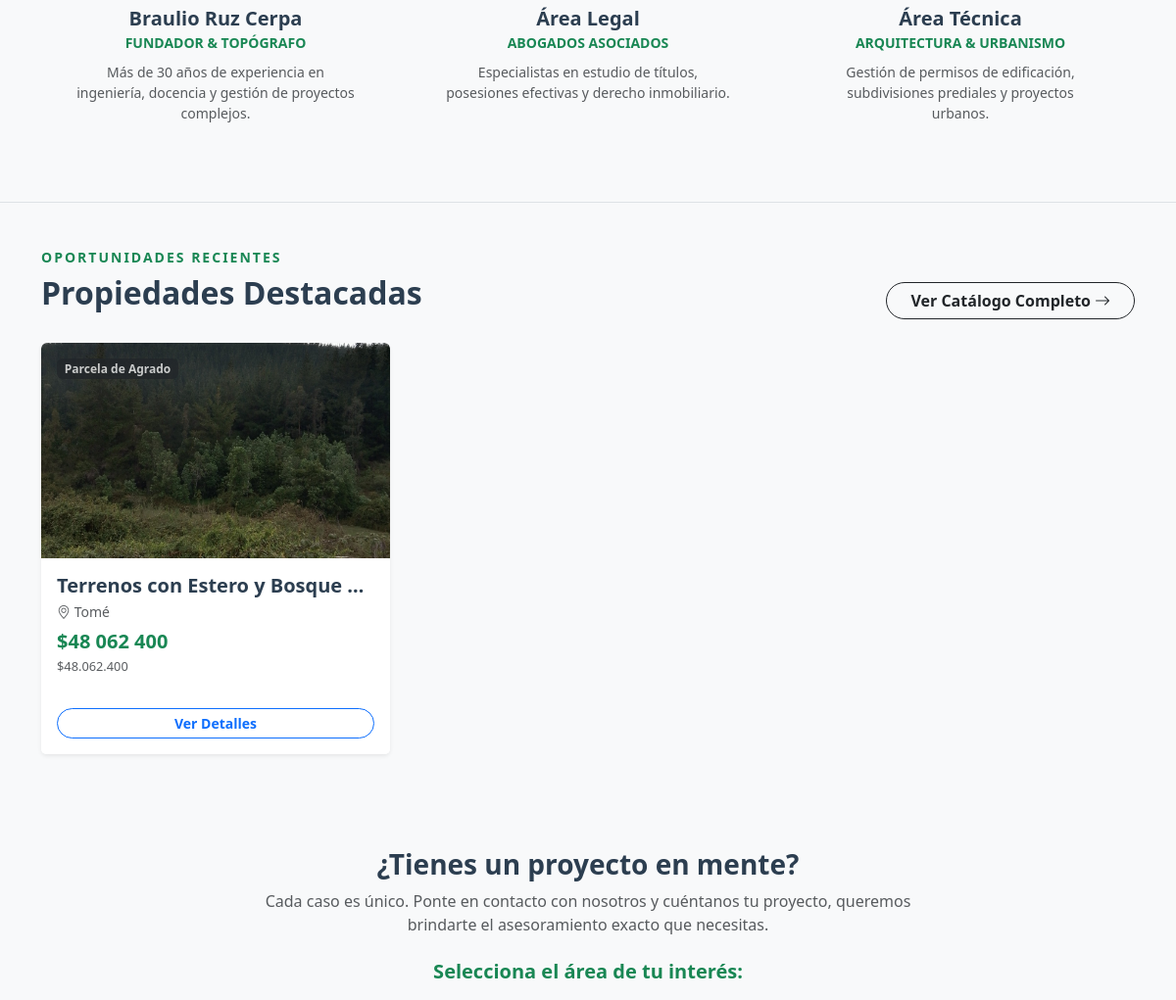
The page /nosotros/ (middle part) on the database as committed earlier.
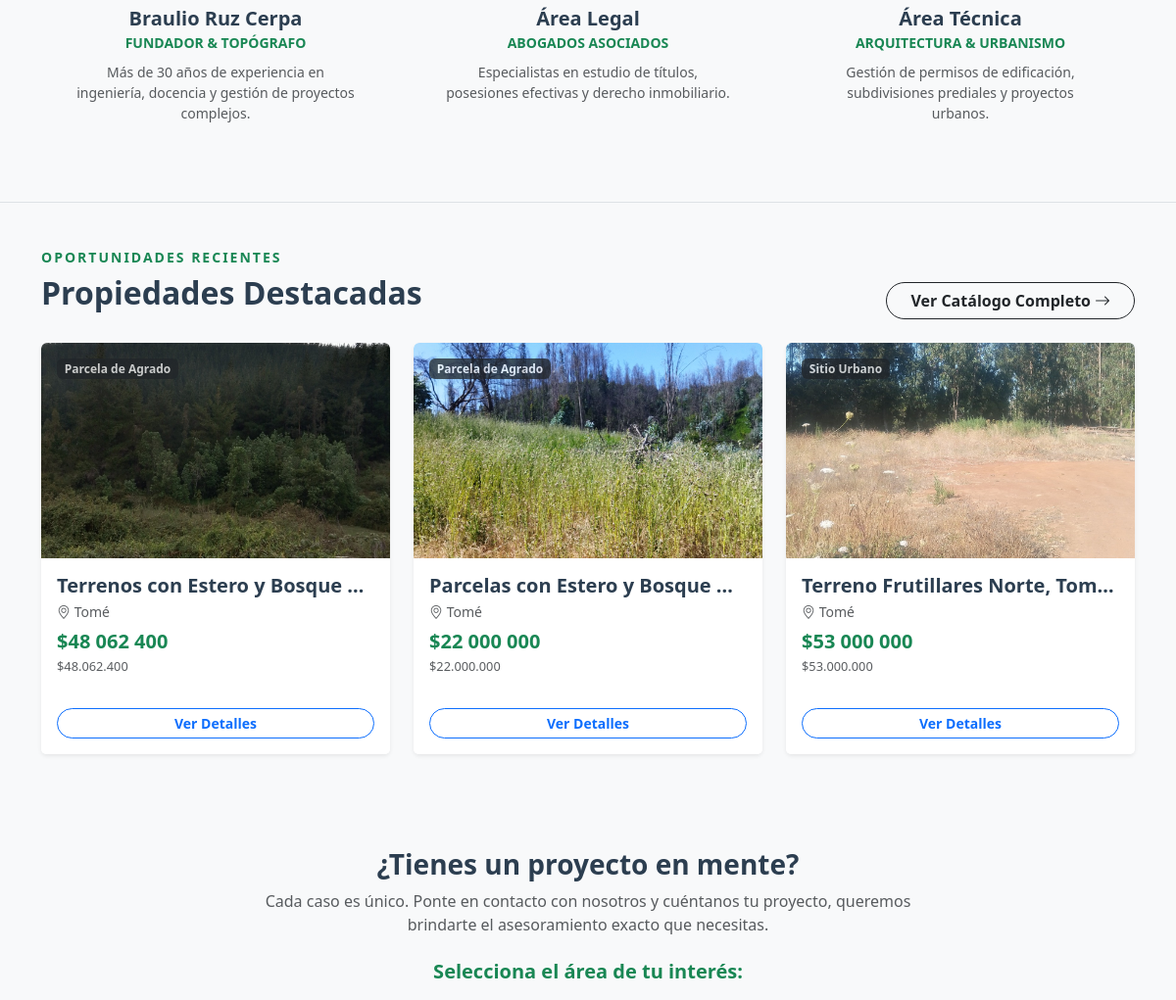
The same page on the database as committed later.
### propiedades/models.py (models this page shows, shortened)
class Propiedad(models.Model):
    id_ficha = models.CharField(
        max_length=20, unique=True, blank=True,
        verbose_name="ID Ficha",
        help_text="Dejar vacío para automático (TS-0001). Si escribes, se respeta."
    )
    fecha_ingreso = models.DateField(default=timezone.now, verbose_name="Fecha Ingreso")
    titulo = models.CharField(max_length=200, verbose_name="Título Publicación")
    slug = models.SlugField(unique=True, blank=True, max_length=255, help_text="Se genera automático: ID + Título")
    estado = models.CharField(max_length=20, choices=ESTADO_PROPIEDAD, default='DISPONIBLE')
    tipo = models.CharField(max_length=20, choices=TIPO_PROPIEDAD, default='PARCELA')
    rol = models.CharField(max_length=50, blank=True, verbose_name="Rol Avalúo")
    nro_lote = models.CharField(max_length=50, blank=True, verbose_name="Nro. Lote")
    propietario = models.CharField(max_length=255, blank=True, verbose_name="Dueño (Privado)")
    direccion = models.CharField(max_length=255, blank=True, verbose_name="Dirección")
    referencia_locacion = models.CharField(max_length=255, blank=True, verbose_name="Referencia")
    comuna = models.CharField(max_length=100, default='Tomé')
    sector = models.CharField(max_length=100, blank=True, verbose_name="Sector")
    coordenadas_gps = models.CharField(
        max_length=100, blank=True,
        verbose_name="Coordenadas GPS",
        help_text="Ej: 36°30'33.0\"S 72°50'48.0\"W (Copiar tal cual de Google Earth)"
    )
    link_google_earth = models.URLField(blank=True, verbose_name="Link Mapa")
    operacion = models.CharField(max_length=20, choices=TIPO_OPERACION, default='VENTA')
    moneda = models.CharField(max_length=5, choices=TIPO_MONEDA, default='CLP', verbose_name="Moneda Principal")
    precio_lista = models.DecimalField(max_digits=12, decimal_places=2, verbose_name="Precio Lista")
    precio_uf = models.DecimalField(max_digits=10, decimal_places=2, null=True, blank=True)
    precio_pesos_referencia = models.PositiveBigIntegerField(null=True, blank=True)
    superficie_total_m2 = models.PositiveIntegerField(verbose_name="Sup. Total m²")
    superficie_construida_m2 = models.PositiveIntegerField(null=True, blank=True, verbose_name="Sup. Construida m²")
    topografia = models.CharField(max_length=20, choices=TOPOGRAFIA, default='MIXTO')
    topografia_detalle = models.TextField(blank=True)
    factibilidad_agua = models.CharField(max_length=20, choices=TIPO_AGUA, default='NO_TIENE', verbose_name="Agua")
    factibilidad_luz = models.CharField(max_length=20, choices=TIPO_LUZ, default='NO_TIENE', verbose_name="Luz")
    factibilidad_alcantarillado = models.CharField(max_length=20, choices=TIPO_ALCANTARILLADO, default='NO_TIENE', verbose_name="Alcantarillado")
    factibilidad_detalle = models.TextField(blank=True)
    dormitorios = models.PositiveSmallIntegerField(null=True, blank=True)
    banos = models.PositiveSmallIntegerField(null=True, blank=True)
    estacionamientos = models.PositiveSmallIntegerField(null=True, blank=True)
    esta_publicada = models.BooleanField(
        default=False,
        verbose_name="¿Está publicada en algún sitio?",
        help_text="Si no marcas esto, quiere decir que aún no se publica la propiedad en ningún portal."
    )
    plataformas_publicadas = MultiSelectField(
        choices=PLATAFORMAS_OPCIONES,
        blank=True,
        verbose_name="Plataformas Activas",
        help_text="Marca las casillas para habilitar los campos de links correspondientes."
    )
    url_facebook = models.URLField(blank=True, verbose_name="Link Facebook Marketplace")
    url_meta_ads = models.URLField(blank=True, verbose_name="Link Meta Enterprise (Ads)")
    url_instagram = models.URLField(blank=True, verbose_name="Link Instagram")
    url_portalinmobiliario = models.URLField(blank=True, verbose_name="Link PortalInmobiliario")
    url_yapo = models.URLField(blank=True, verbose_name="Link Yapo.cl")
    url_toctoc = models.URLField(blank=True, verbose_name="Link TocToc")
    url_terrastudio = models.URLField(blank=True, null=True, verbose_name="Link Publicación Terrastudio")
    url_otra = models.URLField(blank=True, verbose_name="Link Otra Plataforma")
    descripcion = models.TextField(verbose_name="Descripción Pública")
    observaciones_internas = models.TextField(blank=True, verbose_name="Notas Internas")
    link_drive_fotos = models.URLField(
        blank=True,
        verbose_name="Link Carpeta Drive (FOTOS ORIGINALES)",
        help_text="Pega aquí el link a la carpeta de Google Drive donde guardas los originales de alta calidad."
    )
    creado = models.DateTimeField(auto_now_add=True)
    actualizado = models.DateTimeField(auto_now=True)
    class Meta:
        verbose_name = "Propiedad"
        verbose_name_plural = "Propiedades"
        ordering = ['-creado']
    @property
    def precio_formateado(self):
        if self.moneda == 'CLP' and self.precio_pesos_referencia:
             return f"${self.precio_pesos_referencia:,.0f}".replace(",", ".")
        elif self.precio_uf:
            return f"UF {self.precio_uf:,.2f}".replace(",", ".")
        return "Consulte"
    @property
    def imagen_principal(self):
        img = self.imagenes.filter(es_principal=True).first()
        return img if img else self.imagenes.first()

class ImagenPropiedad(models.Model):
    propiedad = models.ForeignKey(Propiedad, on_delete=models.CASCADE, related_name='imagenes')
    imagen = models.ImageField(upload_to='propiedades/%Y/%m/', validators=[FileExtensionValidator(['jpg', 'jpeg', 'png', 'webp'])])
    titulo = models.CharField(max_length=200, blank=True)
    alt_text = models.CharField(max_length=255, blank=True)
    es_principal = models.BooleanField(default=False)
    orden = models.PositiveSmallIntegerField(default=0)
    subido_en = models.DateTimeField(auto_now_add=True)
    class Meta:
        ordering = ['-es_principal', 'orden', 'subido_en']

### propiedades/views.py (the view)
# urls.py: path('nosotros/', nosotros, name='nosotros'),
def nosotros(request):
    propiedades_destacadas = Propiedad.objects.filter(
        estado__in=['DISPONIBLE', 'RESERVADO'],
        esta_publicada=True
    ).exclude(
        plataformas_publicadas__contains='TERRA_WEB'
    ).order_by('-fecha_ingreso')[:3]
    return render(request, 'nosotros.html', {'propiedades': propiedades_destacadas})

### templates/nosotros.html (shortened to what this page needs)
{% extends 'base.html' %}
{% load static %}
{% block content %}
<div class="container mb-5">
    <div class="row justify-content-center g-4">
        <div class="col-md-4">
            <div class="text-center hover-lift p-3 rounded-4">
                <h5 class="fw-bold text-technical mb-0">Braulio Ruz Cerpa</h5>
                <small class="text-success fw-bold text-uppercase">Fundador & Topógrafo</small>
                <p class="text-muted small mt-2 px-3">Más de 30 años de experiencia en ingeniería, docencia y gestión de proyectos complejos.</p>
            </div>
        </div>
        <div class="col-md-4">
            <div class="text-center hover-lift p-3 rounded-4">
                <h5 class="fw-bold text-technical mb-0">Área Legal</h5>
                <small class="text-success fw-bold text-uppercase">Abogados Asociados</small>
                <p class="text-muted small mt-2 px-3">Especialistas en estudio de títulos, posesiones efectivas y derecho inmobiliario.</p>
            </div>
        </div>
        <div class="col-md-4">
            <div class="text-center hover-lift p-3 rounded-4">
                <h5 class="fw-bold text-technical mb-0">Área Técnica</h5>
                <small class="text-success fw-bold text-uppercase">Arquitectura & Urbanismo</small>
                <p class="text-muted small mt-2 px-3">Gestión de permisos de edificación, subdivisiones prediales y proyectos urbanos.</p>
            </div>
        </div>
    </div>
</div>
{% endblock %}

### templates/base.html (shortened to what this page needs)
{% load static %}
<!DOCTYPE html>
<html lang="es">
<head>
    <link href="https://cdn.jsdelivr.net/npm/bootstrap@5.3.0/dist/css/bootstrap.min.css" rel="stylesheet">
    <link rel="stylesheet" href="https://cdn.jsdelivr.net/npm/bootstrap-icons@1.10.0/font/bootstrap-icons.css">
</head>
<body class="bg-light d-flex flex-column min-vh-100">
    <main>
        {% block content %}
        {% endblock %}
    </main>
    {% if propiedades and not is_catalog_page %}
    <section class="py-5 bg-light border-top">
        <div class="container">
            <div class="d-flex justify-content-between align-items-end mb-4">
                <div>
                    <h6 class="text-success fw-bold text-uppercase ls-2 small">Oportunidades Recientes</h6>
                    <h2 class="fw-bold text-technical">Propiedades Destacadas</h2>
                </div>
                <a href="{% url 'catalogo' %}" class="btn btn-outline-dark rounded-pill px-4 fw-bold small d-none d-md-inline-flex align-items-center">
                    Ver Catálogo Completo <i class="bi bi-arrow-right ms-1"></i>
                </a>
            </div>
            <div class="row row-cols-1 row-cols-md-3 g-4">
                {% load humanize %}
                {% for prop in propiedades %}
                <div class="col">
                    <div class="card h-100 shadow-sm border-0 hover-lift">
                        <div class="position-relative overflow-hidden rounded-top">
                            {% if prop.imagen_principal %}
                                <img src="{{ prop.imagen_principal.imagen.url }}" class="card-img-top" alt="{{ prop.titulo }}" style="height: 220px; object-fit: cover;">
                            {% else %}
                                <img src="https://via.placeholder.com/400x300" class="card-img-top" style="height: 220px; object-fit: cover;">
                            {% endif %}
                            <span class="position-absolute top-0 start-0 badge bg-dark opacity-75 m-3">{{ prop.get_tipo_display }}</span>
                        </div>
                        <div class="card-body">
                            <h5 class="card-title fw-bold text-technical mb-1 text-truncate">{{ prop.titulo }}</h5>
                            <p class="text-muted small mb-2"><i class="bi bi-geo-alt"></i> {{ prop.comuna }}</p>
                            <div class="mt-2">
                                {% if prop.precio_pesos_referencia %}
                                    <h5 class="fw-bold text-success mb-0">${{ prop.precio_pesos_referencia|intcomma }}</h5>
                                    <small class="text-muted" style="font-size: 0.8rem;">{{ prop.precio_formateado }}</small>
                                {% else %}
                                    <h5 class="fw-bold text-success mb-0">{{ prop.precio_formateado }}</h5>
                                {% endif %}
                            </div>
                        </div>
                        <div class="card-footer bg-white border-0 p-3">
                            <a href="{% url 'detalle_propiedad' prop.slug %}" onclick="event.preventDefault(); abrirModalPropiedad(this.href);" class="btn btn-outline-primary w-100 rounded-pill fw-bold btn-sm">Ver Detalles</a>
                        </div>
                    </div>
                </div>
                {% endfor %}
            </div>
        </div>
    </section>
    {% endif %}
    <section class="py-5 bg-light" id="contacto-interactivo">
        <div class="container">
            <div class="text-center mb-5">
                <h3 class="fw-bold text-technical">¿Tienes un proyecto en mente?</h3>
                <p class="text-muted mx-auto" style="max-width: 700px;">
                    Cada caso es único. Ponte en contacto con nosotros y cuéntanos tu proyecto, queremos brindarte el asesoramiento exacto que necesitas.
                </p>
                <h5 class="text-success fw-bold mt-4">Selecciona el área de tu interés:</h5>
            </div>
        </div>
    </section>
</body>
</html>

Rows that differ between the two databases and show on the page:
added Propiedad: imagen_principal.imagen (picture), tipo "Parcela de Agrado", titulo "Parcelas con Estero y Bosque…", comuna "Tomé", precio_pesos_referencia "22 000 000", precio_formateado "$22.000.000"
added Propiedad: imagen_principal.imagen (picture), tipo "Sitio Urbano", titulo "Terreno Frutillares Norte, Tom…", comuna "Tomé", precio_pesos_referencia "53 000 000", precio_formateado "$53.000.000"
